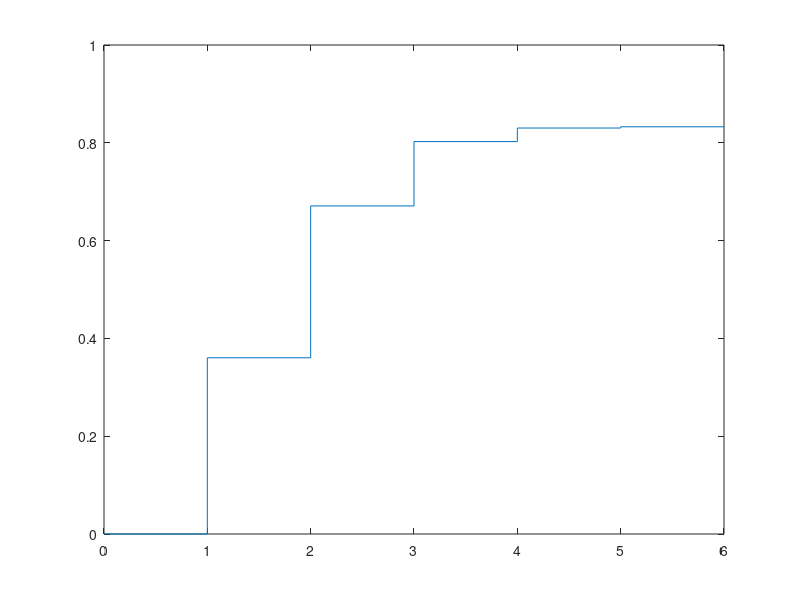

This chart was generated by the following MATLAB code:
%% A
clc
clear all
pool=rand(5, 1e5)<=30/100;
prob=1:5;
for i= 1:5
    a= sum(pool) == i;
    prob(i)=mean(a);
end
prob=[0, prob, 0];
stairs(0:6, prob);

%% B
stairs(0:6, cumsum(prob));
